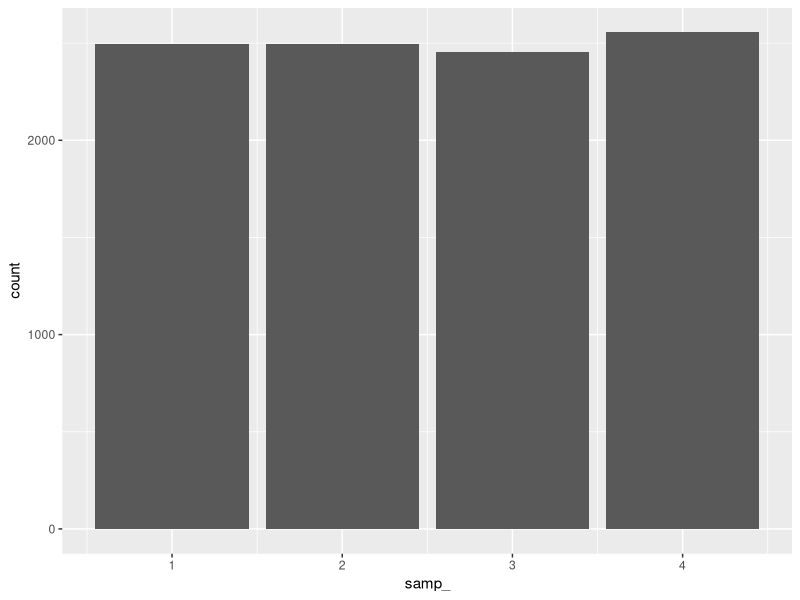
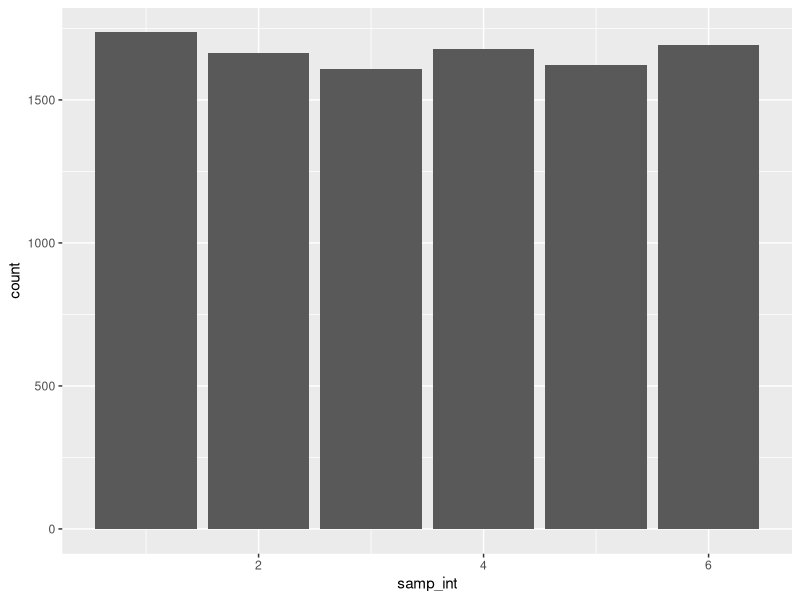

Generate these figures, in order, with R:
## ---- chunk 1
knitr::opts_chunk$set(echo = TRUE)

library("ggplot2")
## ---- chunk 2
#define a vector containing #s 1-4
x <- c(1,2,3,4)

#sample function to pick from those 4 numbers 10,000x, replacing values
samp_ <- sample(x, 10000, replace=TRUE)

#create a dataframe to be able to use ggplot 
df_2 <- data.frame(samp_, samp_)

#barplot of the frequency of each number picked
ggplot(df_2, aes(x=samp_)) + geom_bar()
## ---- chunk 3

#sample numbers 1-6, sides of the die, 10,000x
samp_int <- sample.int(6, 10000, replace = TRUE)

#create a data frame to be able to use in ggplot
samp_int_df <- data.frame(samp_int, samp_int)

#barplot for frequency of fair die rolls
ggplot(samp_int_df, aes(x=samp_int)) + geom_bar()

## ---- chunk 4

#transition matrix for probabilities of sun and rain
sunRain_Mat <- matrix(c(0.4, 0.7, 0.6, 0.3), nrow=2, ncol=2)

sunRain_Mat
## ---- chunk 5

#simulate 30 day weather probabilities based on transtion matrix
#initialise simulation with 1 - sunny
state <- 1

#create a vector of length 30 to hold weather state values
weather <- rep(0,30)

for (day in 1:30){
  
  #grab probabilities for transitions given current state
  trans_prob <- sunRain_Mat[state,]
  
  #use sample function to choose next state based on probability transitions
  state <- sample(c(1,2), size=1, prob=trans_prob)
  
  #store new weather state in vector
  weather[day]<-state
}

print(weather)


#tri-state model

#transition matrix to hold probability values for 3 weather states
tri_state_matrix = matrix(c(0.7, 0.2, 0.1,0.3, 0.3, 0.4,0.6, 0.2, 0.2), nrow=3, ncol=3, byrow=TRUE)

#initialise weather state at 1-sunny
i_state <- 1

#create a vector to hold weather state values for 30 days
tri_weather <- rep(0, 30)

for (day in 1:30){
  
  #grab probabilities for next weather state with current weather state
  tri_prob <- tri_state_matrix[i_state,]
  
  #use sample to choose next weather state using probabilities
  i_state <- sample(c(1,2,3), size=1, prob=tri_prob)
  
  #store new weather state in vector
  tri_weather[day] <- i_state
}

tri_weather
